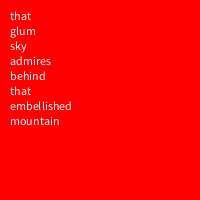
Frame 1 (no input)
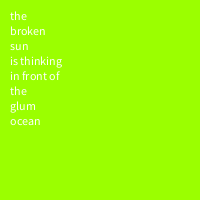
Frame 60 (the mouse pressed at the canvas centre just before this capture)
Frame 120 (the mouse held since frame 60 and released just before this capture): identical to frame 60, image omitted

The Processing sketch that drew these frames (run headless with seeded random() and noise(); from frame 60 on, the mouse is pressed at the canvas centre):

// Processing sketch: processing_143896
// ── processing_143896.pde

int colorism = 0;
boolean running = true;

void setup() {
  size(200, 200);
  colorMode(HSB);
  background(random(255), 255, 255);
  fill(255);
}



void draw() {
  if (running) {
    background(colorism, 255, 255);

    colorism++;
    if (colorism > 255) {
      colorism = 0;
    }
    String[] art = {
      "this", "that", "one", "the"
    };
    String[] nou = {
      "forest", "tree", "flower", "sky", "grass", "mountain", "hare", "home", "sun", "moon", "dwarf", 
      "fairy", "bear", "magician", "ant", "ocean"
    };
    String[] adj = {
      "happy", "rotating", "red", "fast", "elastic", "smily", "unbelievable", "infinite", 
      "intelligent", "shy", "broken", "awesome", "bitter", "embellished", "emotional", "enchanted", 
      "energetic", "enlightened", "gorgeous", "graceful", "glorious", "glossy", "glum", "golden"
    };
    String[] ver = {
      "runs", "is thinking", "was flying", "observes", "is looking", "lies", "admires", "is shining"
    };
    String[] pre = {
      "above", "inside", "behind", "in front of", "under", "towards", "on"
    };

    int n = int(random(4)); 
    int m = int(random(24));
    int o = int(random(16)); 
    int p = int(random(8));
    int q = int(random(7)); 
    int r = int(random(4)); 
    int s = int(random(24));
    int t = int(random(16)); 


    text(art[n], 10, 20);
    text(adj[m], 10, 35);
    text(nou[o], 10, 50);
    text(ver[p], 10, 65);
    text(pre[q], 10, 80);
    text(art[r], 10, 95);
    text(adj[s], 10, 110);
    text(nou[t], 10, 125);
  }
}

void mousePressed() {
  running = false;
}  
